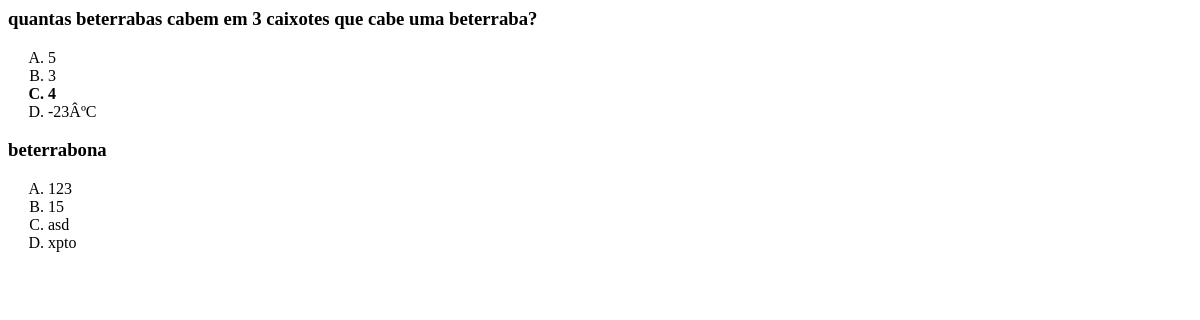
Page /professor/visualizacao/verQuestoesView.php on the earlier database version.
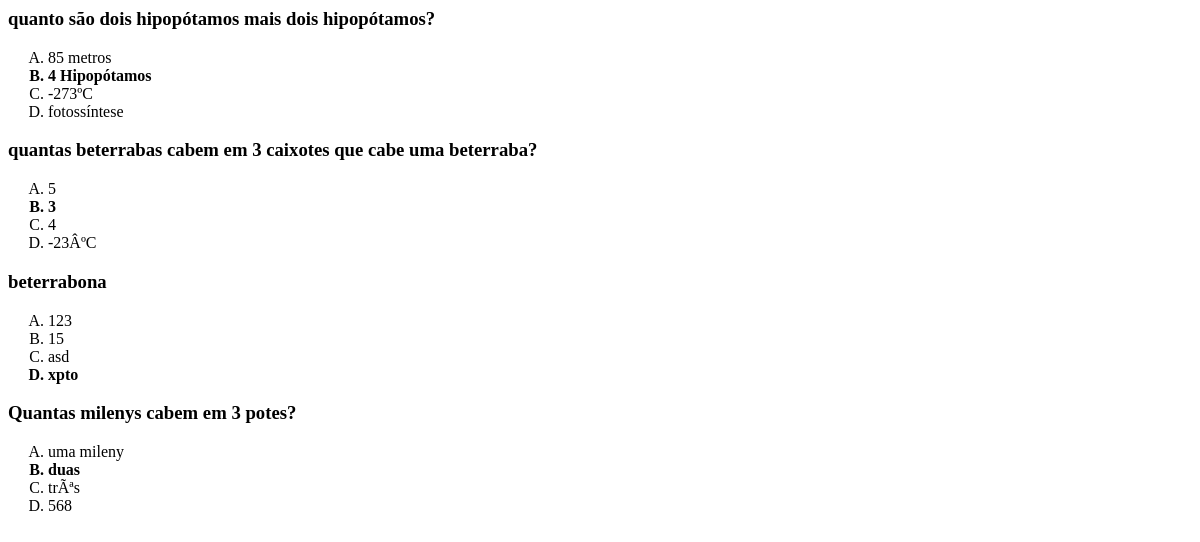
Same page on the later database version.
### tables this page shows
CREATE TABLE `questao` (
  `idquestao` int(3) NOT NULL,
  `enunciado` varchar(500) DEFAULT NULL,
  `opA` varchar(120) NOT NULL,
  `opB` varchar(120) NOT NULL,
  `opC` varchar(120) NOT NULL,
  `opD` varchar(120) NOT NULL,
  `gabarito` int(11) NOT NULL
);

### professor/visualizacao/verQuestoes.php (called while the page is built, shortened)
<?php
function buscarQuestoes() {
    $connection = mysqli_connect("localhost", "root", "", "portalcursodeingles");
    $sql = "SELECT idquestao, enunciado, opA, opB, opC, opD, gabarito FROM questao";
    $result = mysqli_query($connection, $sql);
    $questoes = [];
    if(mysqli_query($connection, $sql)) {
        if (mysqli_num_rows($result) > 0) {
            $questao = [];
            while ($row = mysqli_fetch_assoc($result)) {
                $questao['idquestao'] = $row['idquestao'];
                $questao['enunciado'] = $row['enunciado'];
                $questao['opA'] = $row['opA'];
                $questao['opB'] = $row['opB'];
                $questao['opC'] = $row['opC'];
                $questao['opD'] = $row['opD'];
                $questao['gabarito'] = $row['gabarito'];
                array_push($questoes, $questao);
            }
        }
    } else{
        die("Erro ao buscar questões com a consulta $sql. " . mysqli_error($connection));
    }
    return $questoes;
}
?>

### professor/visualizacao/verQuestoesCtrl.php (called while the page is built)
<?php
    require_once('verQuestoes.php');
    function exibirQuestoes() {
        return buscarQuestoes();
    }
?>

### professor/visualizacao/verQuestoesView.php (the view, shortened to what this page needs)
<html>
    <head>
    </head>
<body>
<?php
   require_once('verQuestoesCtrl.php');
    $questoes = exibirQuestoes();
    foreach ($questoes as $questao) {
        echo "<h3>" . $questao['enunciado'] . "</h3>";
        echo "<ol type='A'>";
        echo "<li>" . $questao['opA'] . "</li>";
        if ( $questao['gabarito'] == 2)
            echo "<b>";
        echo "<li>" . $questao['opB'] . "</li>";
        if ( $questao['gabarito'] == 2)
            echo "</b>";
        if ( $questao['gabarito'] == 3)
            echo "<b>";
        echo "<li>" . $questao['opC'] . "</li>";
        if ( $questao['gabarito'] == 3)
            echo "</b>";
        if ( $questao['gabarito'] == 4)
            echo "<b>";
        echo "<li>" . $questao['opD'] . "</li>";
        if ( $questao['gabarito'] == 4)
            echo "</b>";
        echo "</ol>";
    }
?>
</body>
</html>

Differences in the rows shown:
added questao: enunciado "quanto são dois hipopótamos mais dois hipopótamos?", opA "85 metros", opB "4 Hipopótamos", opC "-273ºC", opD "fotossíntese"
added questao: enunciado "Quantas milenys cabem em 3 potes?", opA "uma mileny", opB "duas", opC "trÃªs", opD "568"
